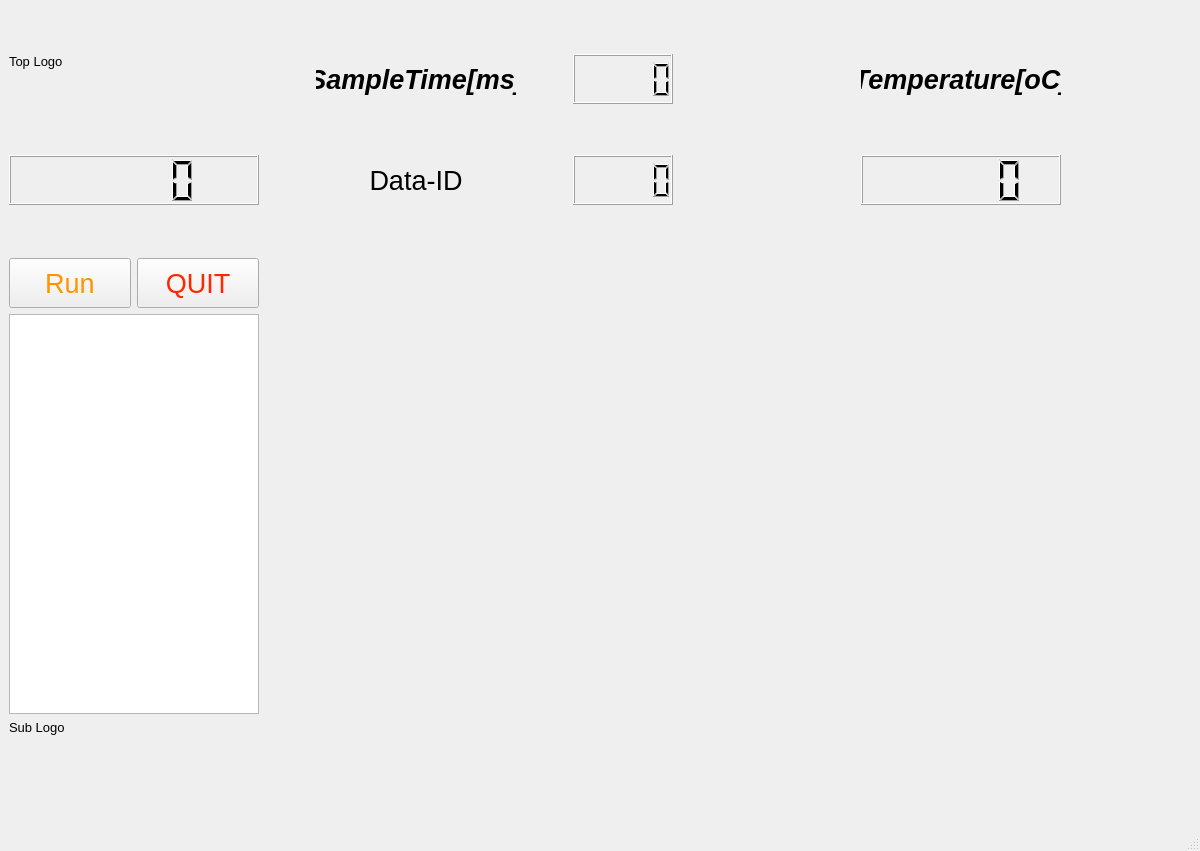
<?xml version="1.0" encoding="UTF-8"?>
<ui version="4.0">
 <class>MainWindow</class>
 <widget class="QMainWindow" name="MainWindow">
  <property name="geometry">
   <rect>
    <x>0</x>
    <y>0</y>
    <width>1200</width>
    <height>851</height>
   </rect>
  </property>
  <property name="minimumSize">
   <size>
    <width>1100</width>
    <height>800</height>
   </size>
  </property>
  <property name="maximumSize">
   <size>
    <width>1300</width>
    <height>900</height>
   </size>
  </property>
  <property name="windowTitle">
   <string>MainWindow</string>
  </property>
  <widget class="QWidget" name="centralwidget">
   <property name="minimumSize">
    <size>
     <width>1100</width>
     <height>800</height>
    </size>
   </property>
   <property name="maximumSize">
    <size>
     <width>1300</width>
     <height>900</height>
    </size>
   </property>
   <layout class="QGridLayout" name="gridLayout">
    <item row="0" column="0">
     <layout class="QGridLayout" name="gridLayout_3">
      <item row="3" column="0">
       <layout class="QVBoxLayout" name="verticalLayout_4">
        <item>
         <layout class="QGridLayout" name="gridLayout_7">
          <item row="0" column="0">
           <widget class="QPushButton" name="pushBtn_run">
            <property name="enabled">
             <bool>true</bool>
            </property>
            <property name="minimumSize">
             <size>
              <width>100</width>
              <height>50</height>
             </size>
            </property>
            <property name="maximumSize">
             <size>
              <width>150</width>
              <height>50</height>
             </size>
            </property>
            <property name="font">
             <font>
              <pointsize>20</pointsize>
             </font>
            </property>
            <property name="styleSheet">
             <string notr="true">color: rgb(255, 147, 0);</string>
            </property>
            <property name="text">
             <string>Run</string>
            </property>
           </widget>
          </item>
          <item row="0" column="1">
           <widget class="QPushButton" name="pushBtn_quit">
            <property name="enabled">
             <bool>true</bool>
            </property>
            <property name="minimumSize">
             <size>
              <width>100</width>
              <height>50</height>
             </size>
            </property>
            <property name="maximumSize">
             <size>
              <width>150</width>
              <height>50</height>
             </size>
            </property>
            <property name="font">
             <font>
              <pointsize>20</pointsize>
             </font>
            </property>
            <property name="styleSheet">
             <string notr="true">color:rgb(255, 38, 0);</string>
            </property>
            <property name="text">
             <string>QUIT</string>
            </property>
           </widget>
          </item>
         </layout>
        </item>
        <item>
         <layout class="QVBoxLayout" name="verticalLayout">
          <item>
           <widget class="QTextBrowser" name="textBrowser">
            <property name="sizePolicy">
             <sizepolicy hsizetype="Preferred" vsizetype="Expanding">
              <horstretch>0</horstretch>
              <verstretch>0</verstretch>
             </sizepolicy>
            </property>
            <property name="minimumSize">
             <size>
              <width>200</width>
              <height>400</height>
             </size>
            </property>
            <property name="maximumSize">
             <size>
              <width>250</width>
              <height>400</height>
             </size>
            </property>
           </widget>
          </item>
         </layout>
        </item>
       </layout>
      </item>
      <item row="0" column="0" rowspan="3">
       <layout class="QVBoxLayout" name="verticalLayout_2">
        <item>
         <widget class="QLabel" name="labelTopLogo">
          <property name="minimumSize">
           <size>
            <width>250</width>
            <height>50</height>
           </size>
          </property>
          <property name="maximumSize">
           <size>
            <width>300</width>
            <height>50</height>
           </size>
          </property>
          <property name="font">
           <font>
            <pointsize>10</pointsize>
           </font>
          </property>
          <property name="text">
           <string>Top Logo</string>
          </property>
          <property name="alignment">
           <set>Qt::AlignLeading|Qt::AlignLeft|Qt::AlignTop</set>
          </property>
         </widget>
        </item>
        <item>
         <widget class="QLCDNumber" name="lcdTime">
          <property name="sizePolicy">
           <sizepolicy hsizetype="Preferred" vsizetype="Minimum">
            <horstretch>0</horstretch>
            <verstretch>0</verstretch>
           </sizepolicy>
          </property>
          <property name="minimumSize">
           <size>
            <width>250</width>
            <height>50</height>
           </size>
          </property>
          <property name="maximumSize">
           <size>
            <width>300</width>
            <height>50</height>
           </size>
          </property>
          <property name="font">
           <font>
            <pointsize>12</pointsize>
            <bold>true</bold>
           </font>
          </property>
         </widget>
        </item>
       </layout>
      </item>
      <item row="3" column="2" rowspan="2" colspan="4">
       <layout class="QGridLayout" name="gridLayout_10">
        <item row="0" column="0">
         <layout class="QVBoxLayout" name="graph1_verticalLayout"/>
        </item>
       </layout>
      </item>
      <item row="4" column="0">
       <layout class="QGridLayout" name="gridLayout_4">
        <item row="0" column="0">
         <widget class="QLabel" name="labelpersonaLogo">
          <property name="minimumSize">
           <size>
            <width>200</width>
            <height>100</height>
           </size>
          </property>
          <property name="maximumSize">
           <size>
            <width>250</width>
            <height>100</height>
           </size>
          </property>
          <property name="font">
           <font>
            <pointsize>10</pointsize>
           </font>
          </property>
          <property name="text">
           <string>Sub Logo</string>
          </property>
          <property name="alignment">
           <set>Qt::AlignLeading|Qt::AlignLeft|Qt::AlignTop</set>
          </property>
         </widget>
        </item>
       </layout>
      </item>
      <item row="0" column="2" rowspan="3" colspan="2">
       <layout class="QGridLayout" name="gridLayout_6">
        <item row="0" column="0">
         <widget class="QLabel" name="label_13">
          <property name="minimumSize">
           <size>
            <width>200</width>
            <height>50</height>
           </size>
          </property>
          <property name="maximumSize">
           <size>
            <width>200</width>
            <height>50</height>
           </size>
          </property>
          <property name="font">
           <font>
            <pointsize>20</pointsize>
            <italic>true</italic>
            <bold>true</bold>
           </font>
          </property>
          <property name="text">
           <string>SampleTime[ms]</string>
          </property>
          <property name="alignment">
           <set>Qt::AlignCenter</set>
          </property>
         </widget>
        </item>
        <item row="0" column="1">
         <widget class="QLCDNumber" name="lcdSampleTime">
          <property name="minimumSize">
           <size>
            <width>100</width>
            <height>50</height>
           </size>
          </property>
          <property name="maximumSize">
           <size>
            <width>100</width>
            <height>50</height>
           </size>
          </property>
          <property name="font">
           <font>
            <pointsize>10</pointsize>
           </font>
          </property>
         </widget>
        </item>
        <item row="2" column="0">
         <widget class="QLabel" name="label">
          <property name="minimumSize">
           <size>
            <width>200</width>
            <height>50</height>
           </size>
          </property>
          <property name="maximumSize">
           <size>
            <width>200</width>
            <height>50</height>
           </size>
          </property>
          <property name="font">
           <font>
            <pointsize>20</pointsize>
           </font>
          </property>
          <property name="text">
           <string>Data-ID</string>
          </property>
          <property name="alignment">
           <set>Qt::AlignCenter</set>
          </property>
         </widget>
        </item>
        <item row="2" column="1">
         <widget class="QLCDNumber" name="lcdID">
          <property name="minimumSize">
           <size>
            <width>100</width>
            <height>50</height>
           </size>
          </property>
          <property name="maximumSize">
           <size>
            <width>100</width>
            <height>50</height>
           </size>
          </property>
         </widget>
        </item>
       </layout>
      </item>
      <item row="0" column="4" rowspan="3" colspan="2">
       <layout class="QGridLayout" name="gridLayout_2">
        <item row="0" column="0">
         <widget class="QLabel" name="label_14">
          <property name="minimumSize">
           <size>
            <width>200</width>
            <height>50</height>
           </size>
          </property>
          <property name="maximumSize">
           <size>
            <width>200</width>
            <height>50</height>
           </size>
          </property>
          <property name="font">
           <font>
            <pointsize>20</pointsize>
            <italic>true</italic>
            <bold>true</bold>
           </font>
          </property>
          <property name="text">
           <string>Temperature[oC]</string>
          </property>
          <property name="alignment">
           <set>Qt::AlignCenter</set>
          </property>
         </widget>
        </item>
        <item row="1" column="0">
         <widget class="QLCDNumber" name="lcdTemp">
          <property name="minimumSize">
           <size>
            <width>100</width>
            <height>50</height>
           </size>
          </property>
          <property name="maximumSize">
           <size>
            <width>200</width>
            <height>50</height>
           </size>
          </property>
          <property name="baseSize">
           <size>
            <width>200</width>
            <height>50</height>
           </size>
          </property>
          <property name="font">
           <font>
            <pointsize>10</pointsize>
           </font>
          </property>
         </widget>
        </item>
       </layout>
      </item>
     </layout>
    </item>
   </layout>
  </widget>
  <widget class="QMenuBar" name="menubar">
   <property name="geometry">
    <rect>
     <x>0</x>
     <y>0</y>
     <width>1200</width>
     <height>24</height>
    </rect>
   </property>
  </widget>
  <widget class="QStatusBar" name="statusbar"/>
 </widget>
 <resources/>
 <connections/>
</ui>
